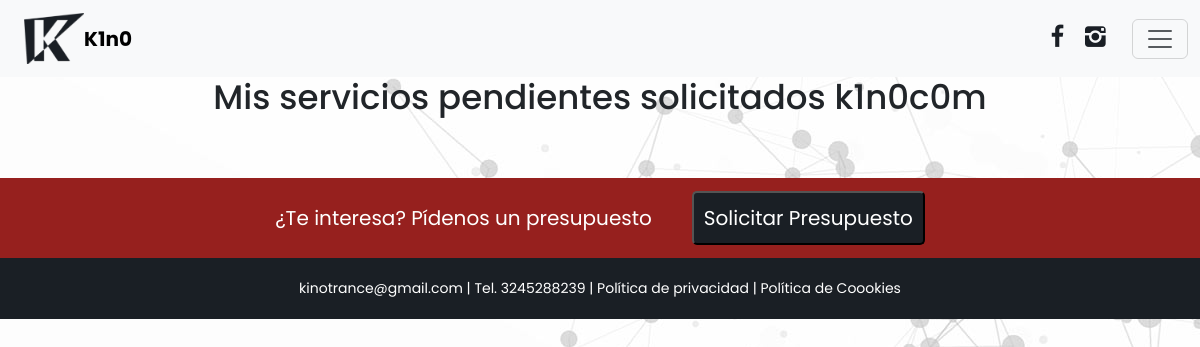
Before: /mis-servicios/ (signed in) with the older database file.
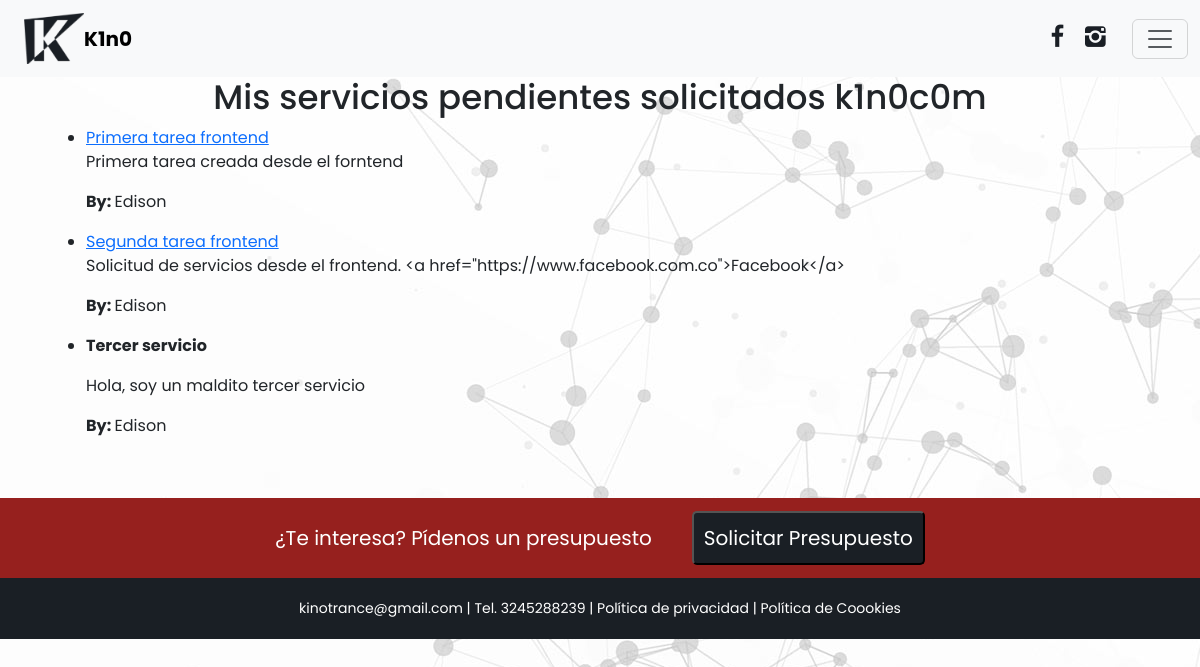
After: the same page with the newer database file.
### services/models.py (models this page shows, shortened)
class Servicio(models.Model):
    title = models.CharField(max_length=200)
    description = models.TextField(blank=True)
    created = models.DateTimeField(auto_now_add=True)
    datecompleted = models.DateTimeField(null=True, blank=True)
    important = models.BooleanField(default=False)
    user = models.ForeignKey(User, on_delete=models.CASCADE)

### services/views.py (the view)
# urls.py: path('mis-servicios/', views.misservicios, name="mis-servicios"),
@login_required
def misservicios(request):
    servicios = Servicio.objects.filter(user=request.user, datecompleted__isnull=True)
    return render(request, 'mis-servicios.html', {'servicios': servicios})

### services/templates/mis-servicios.html (shortened to what this page needs)
{% extends 'base.html' %}
{% block content %}
<div class="servicios container">
    <div class="servicios-header text-center">
        <h1 class="servicios-header--title">Mis servicios pendientes solicitados k1n0c0m</h1>
    </div>
    <div class="servicios-body">
        <div class="servicios-item container">
            <ul class="servicio-list">
                {% for servicio in servicios %}
                <li class="servicio-list--item">
                    {% if servicio.important %}
                    <a href="{% url 'servicio_detalle' servicio.id %}" class="list__item--link">{{servicio.title}}</a>
                    {% else %}
                    <p class="title__important"><strong>{{servicio.title}}</strong></p>
                    {% endif %}
                    <p class="servicio__description">{{servicio.description}}</p>
                    <p class="servicio__author"><strong>By: </strong>{{servicio.user.username}}</p>
                </li>
                {% endfor %}
            </ul>
        </div>
    </div>
</div>
{% endblock %}

### services/templates/base.html (shortened to what this page needs)
{% load static %}
<!DOCTYPE html>
<html lang="es">
<head>
    <link href="https://cdn.jsdelivr.net/npm/bootstrap@5.3.0-alpha1/dist/css/bootstrap.min.css" rel="stylesheet"
>
    <link rel="stylesheet" href="{% static 'css/estilos.css' %}">
</head>
<body>
    <div class="nav__user">
        <nav class="navbar bg-body-tertiary">
            <div class="container-fluid">
                <a class="navbar-brand" href="/">
                    <div class="container">
                        <img src="../static/img/logo-intro-dos.png" alt="" class="navbar__brand--img">
                        <p class="navbar__brand--txt">K1n0</p>
                    </div>
                </a>
                <div class="navbar-right">
                    <div class="navbar-social">
                        <a href="https://www.facebook.com/k1n0com/" rel="nofollow" target="_blank"
                            class="navbar-social--link icon-facebook"></a>
                        <a href="https://www.instagram.com/k1n0c0m/" rel="nofollow" target="_blank"
                            class="navbar-social--link icon-instagram"></a>
                    </div>
                    <button class="navbar-toggler" type="button" data-bs-toggle="offcanvas"
                        data-bs-target="#offcanvasNavbar" aria-controls="offcanvasNavbar">
                        <span class="navbar-toggler-icon"></span>
                    </button>
                </div>
            </div>
        </nav>
    </div>
    {% block content %}
    {% endblock %}
    <div class="pres">
        <div class="container">
            <div class="pres__txt">¿Te interesa? Pídenos un presupuesto</div>
            <button type="button" class="pres__link" data-bs-toggle="modal" data-bs-target="#exampleModal">
                Solicitar Presupuesto
            </button>
        </div>
    </div>
    <footer class="footer">
        <div class="container">
            <div class="footer__content">
                <p class="footer__content--txt">
                    <a href="mailto:kinotrance@gmail.com" rel="nofollow" target="_blank"
                        class="footer__link">kinotrance@gmail.com</a> | Tel. <a href="tel:+573245288239" rel="nofollow"
                        target="_blank" class="footer__link">3245288239</a> | <a href="/politica-privacidad"
                        class="footer__link">Política de privacidad</a> | <a href="/politica-cookies"
                        class="footer__link">Política de
                        Coookies</a>
                </p>
            </div>
        </div>
    </footer>
</body>
</html>

### services/static/css/estilos.css (style rules this page uses)
body { width: 100%; margin: 0px; padding: 0px; font-family: "Poppins", sans-serif; background-image: url("/img/fondo.jpg"); background-repeat: no-repeat; background-attachment: fixed; }
h1 { font-size: 34px; }
.nav__user .navbar .container-fluid .navbar-brand .container { align-items: center; display: flex; justify-content: space-between; }
.nav__user .navbar .container-fluid .navbar-brand .container .navbar__brand--img { width: 60px; }
.nav__user .navbar .container-fluid .navbar-brand .container .navbar__brand--txt { margin-top: 0px; margin-bottom: 0px; font-weight: bold; }
.nav__user .navbar .container-fluid .navbar-right { display: flex; }
.nav__user .navbar .container-fluid .navbar-right .navbar-social { margin-right: 20px; }
.nav__user .navbar .container-fluid .navbar-right .navbar-social .navbar-social--link { color: #1a1f25; font-size: 24px; text-decoration: none; }
[class^=icon-]:before, [class*=" icon-"]:before { font-family: "fontello"; font-style: normal; font-weight: normal; display: inline-block; text-decoration: inherit; width: 1em; margin-right: 0.2em; text-align: center; font-variant: normal; text-transform: none; line-height: 1em; margin-left: 0.2em; -webkit-font-smoothing: antialiased; -moz-osx-font-smoothing: grayscale; }
.icon-facebook:before { content: "\f09a"; }
.icon-instagram:before { content: "\f32d"; }
.pres { margin-top: 60px; background: #96201E; height: 80px; display: flex; justify-content: center; text-align: center; align-items: center; color: white; font-size: 20px; }
.pres .container { display: flex; justify-content: center; }
.pres .container .pres__txt { align-items: center; display: flex; }
.pres .container .pres__link { color: white; background: #1a1f25; text-decoration: none; border-radius: 5px; padding: 10px; margin-left: 40px; }
.footer { padding: 20px; text-align: center; background: #1a1f25; display: flex; justify-content: center; text-align: center; align-items: center; font-size: 14px; color: white; }
.footer .footer__content { display: flex; justify-content: center; }
.footer .footer__content .footer__content--txt { margin: 0px; }
.footer .footer__content .footer__content--txt .footer__link { color: white; text-decoration: none; font-size: 14px; }

Changed rows visible on the page:
added Servicio: title "Primera tarea frontend", description "Primera tarea creada desde el forntend", user.username "Edison"
added Servicio: title "Segunda tarea frontend", description "Solicitud de servicios desde el frontend. <a href=\"https://www.facebook.com.co\">Facebook</a>", user.username "Edison"
added Servicio: title "Tercer servicio", description "Hola, soy un maldito tercer servicio", user.username "Edison"
